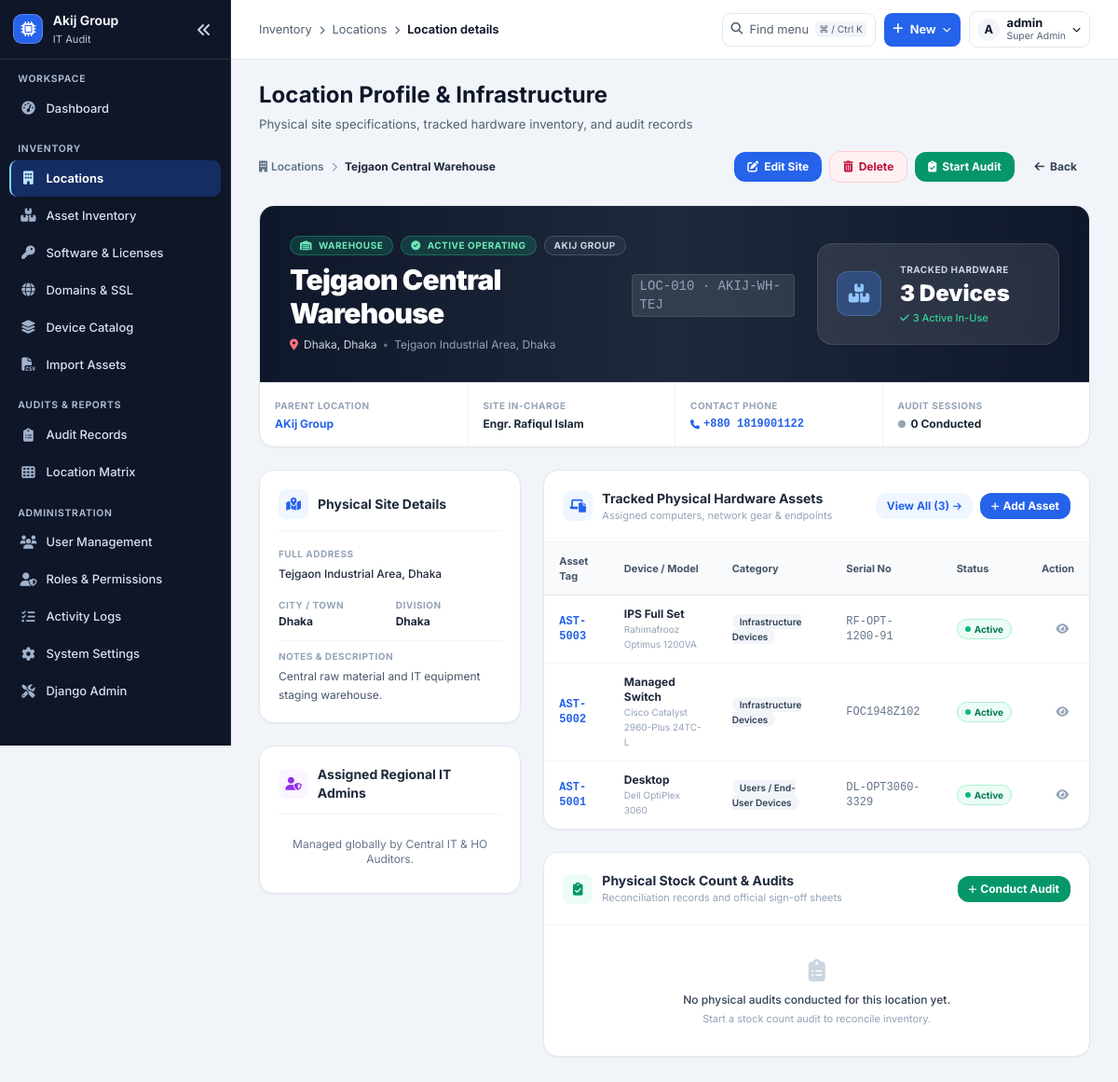
Page /locations/6/ (signed in) on the earlier database version.
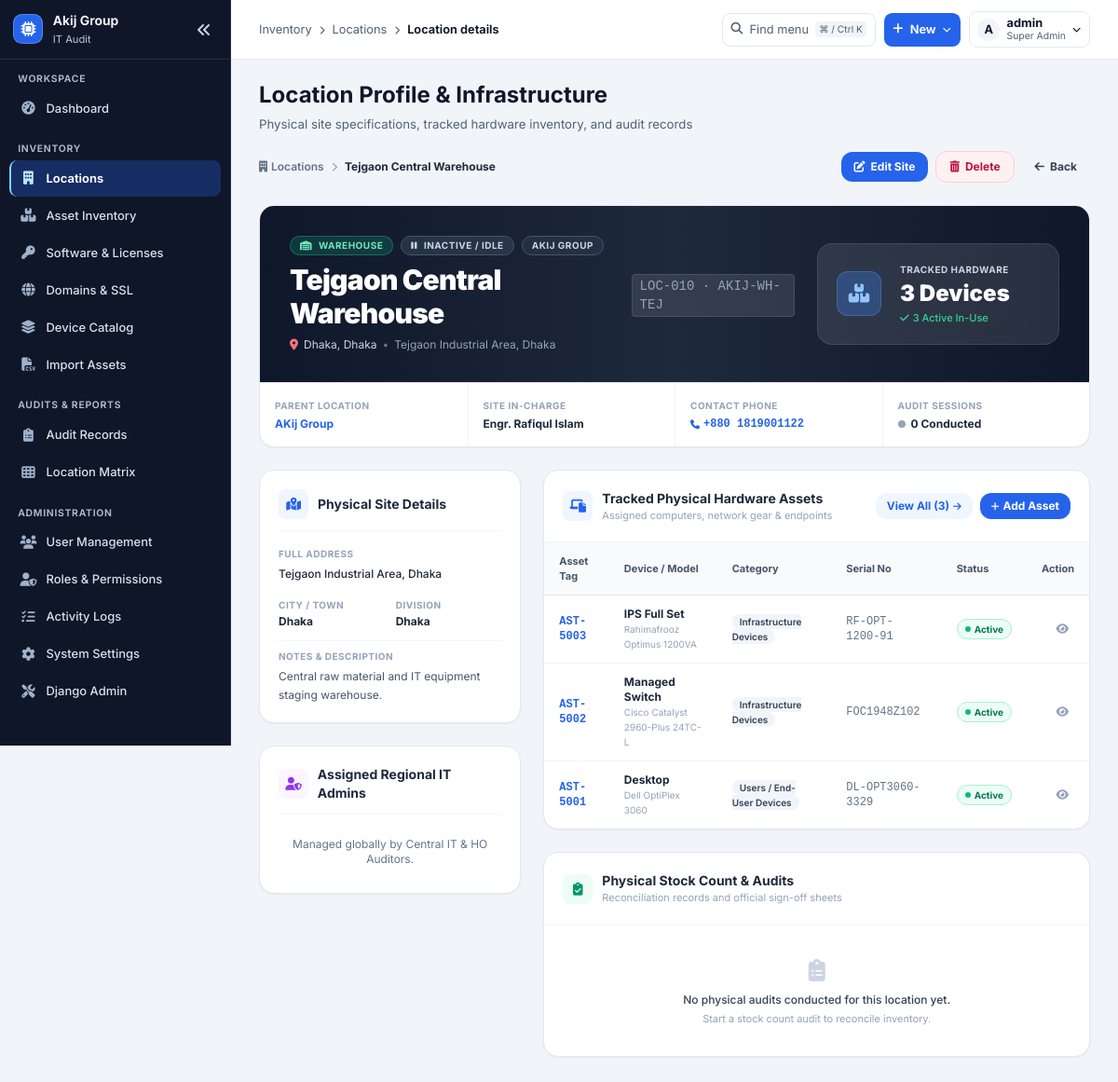
Same page on the later database version.
### apps/locations/views.py (the view)
# urls.py: path('locations/<int:loc_id>/', location_detail_view, name='location_detail'),
@roles_required(*DASHBOARD_ROUTES)
@require_safe
def location_detail_view(request, loc_id):
    visible = visible_locations(request.user)
    location = get_object_or_404(visible.select_related('company', 'parent_location'), pk=loc_id)
    assets = location.assets.select_related('device_type__category', 'owning_company').order_by('-created_at')
    total_assets = assets.count()
    active_assets = assets.filter(is_active=True).count()
    audits = location.audit_sessions.order_by('-audit_date')
    total_audits = audits.count()
    latest_audit = audits.first()
    sub_locations = location.sub_locations.select_related('company').all()
    assigned_users = location.assigned_profiles.select_related('user').all()
    return render(request, 'locations/location_detail.html', {
        'location': location,
        'assets': assets[:20],
        'total_assets': total_assets,
        'active_assets': active_assets,
        'audits': audits,
        'total_audits': total_audits,
        'latest_audit': latest_audit,
        'sub_locations': sub_locations,
        'assigned_users': assigned_users,
    })

### apps/accounts/access.py (called while the page is built, shortened)
def role_for(user):
    if not user.is_authenticated or not user.is_active:
        return None
    if user.is_superuser:
        return Role.SUPER_ADMIN

def roles_required(*roles):
    def decorate(view):
        @login_required
        @wraps(view)
        def checked(request, *args, **kwargs):
            if role_for(request.user) not in roles:
                raise PermissionDenied
            return view(request, *args, **kwargs)
        return checked
    return decorate

def visible_locations(user):
    role = role_for(user)
    if role in CENTRAL_ROLES:
        return Location.objects.all()
    if role in LOCAL_TYPES:
        return user.profile.assigned_locations.filter(location_type=LOCAL_TYPES[role])
    return Location.objects.none()

### apps/common/models.py (called while the page is built)
    @classmethod
    def current(cls):
        return cls.objects.filter(pk=1).first() or cls(pk=1)

### apps/common/preferences.py (called while the page is built)
def request_preferences(request):
    if not hasattr(request, 'system_preferences'):
        request.system_preferences = preferences()
    return request.system_preferences

### templates/locations/location_detail.html (shortened to what the changed rows need)
{% extends 'base.html' %}
{% load static %}
{% block header_title %}Location Profile &amp; Infrastructure{% endblock %}
{% block content %}
<div class="max-w-6xl mx-auto space-y-6">
    <div class="flex items-center justify-between">
        <div class="flex items-center space-x-2">
            {% if location.is_active %}
            <a href="{% url 'audit_create' %}?location={{ location.id }}" class="bg-emerald-600 hover:bg-emerald-700 text-white font-bold py-2 px-3.5 rounded-xl transition flex items-center space-x-1.5 text-xs shadow-xs">
                <i class="fa-solid fa-clipboard-check"></i>
                <span>Start Audit</span>
            </a>
            {% endif %}
        </div>
    </div>
    <div class="bg-white rounded-2xl border border-slate-200 shadow-sm overflow-hidden">
        <div class="p-6 md:p-8 bg-gradient-to-r from-slate-900 via-slate-800 to-slate-900 text-white relative">
            <div class="flex flex-col md:flex-row md:items-center justify-between gap-6">
                <div>
                    <div class="flex items-center gap-2 mb-2 flex-wrap">
                        <span class="px-2.5 py-0.5 rounded-full text-[10px] font-bold uppercase tracking-wider
                            {% if location.location_type == 'HEAD_OFFICE' %}bg-purple-500/20 text-purple-300 border border-purple-400/30
                            {% elif location.location_type == 'FACTORY' %}bg-blue-500/20 text-blue-300 border border-blue-400/30
                            {% elif location.location_type == 'WAREHOUSE' %}bg-emerald-500/20 text-emerald-300 border border-emerald-400/30
                            {% elif location.location_type == 'DEPOT' %}bg-amber-500/20 text-amber-300 border border-amber-400/30
                            {% else %}bg-sky-500/20 text-sky-300 border border-sky-400/30{% endif %}">
                            <i class="fa-solid
                                {% if location.location_type == 'HEAD_OFFICE' %}fa-landmark
                                {% elif location.location_type == 'FACTORY' %}fa-industry
                                {% elif location.location_type == 'WAREHOUSE' %}fa-warehouse
                                {% elif location.location_type == 'DEPOT' %}fa-truck-ramp-box
                                {% else %}fa-store{% endif %} mr-1"></i>
                            {{ location.get_location_type_display }}
                        </span>
                        {% if location.is_active %}
                        <span class="px-2.5 py-0.5 rounded-full text-[10px] font-bold uppercase tracking-wider bg-emerald-500/20 text-emerald-300 border border-emerald-400/30">
                            <i class="fa-solid fa-circle-check mr-1"></i> Active Operating
                        </span>
                        {% else %}
                        <span class="px-2.5 py-0.5 rounded-full text-[10px] font-bold uppercase tracking-wider bg-slate-700/60 text-slate-300 border border-slate-600">
                            <i class="fa-solid fa-pause mr-1"></i> Inactive / Idle
                        </span>
                        {% endif %}
                        <span class="px-2.5 py-0.5 rounded-full text-[10px] font-bold uppercase tracking-wider bg-slate-700/40 text-slate-300 border border-slate-600">
                            {{ location.company.name }}
                        </span>
                    </div>
                    <div class="flex items-baseline gap-3">
                        <h1 class="text-2xl sm:text-3xl font-black tracking-tight">{{ location.name }}</h1>
                    </div>
                </div>
            </div>
        </div>
    </div>
    <div class="grid grid-cols-1 lg:grid-cols-3 gap-6">
        <div class="lg:col-span-2 space-y-6">
            <div class="bg-white rounded-2xl border border-slate-200 shadow-sm overflow-hidden">
                {% if assets %}
                <div class="overflow-x-auto">
                    <table class="w-full text-left text-xs">
                        <thead class="bg-slate-50 text-slate-600 font-semibold border-b border-slate-200 text-[11px]">
                            <tr>
                                <th class="px-4 py-3">Asset Tag</th>
                                <th class="px-4 py-3">Device / Model</th>
                                <th class="px-4 py-3">Category</th>
                                <th class="px-4 py-3">Serial No</th>
                                <th class="px-4 py-3">Status</th>
                                <th class="px-4 py-3 text-right">Action</th>
                            </tr>
                        </thead>
                    </table>
                </div>
                {% endif %}
            </div>
            <div class="bg-white rounded-2xl border border-slate-200 shadow-sm overflow-hidden">
                <div class="p-5 flex items-center justify-between border-b border-slate-100">
                    {% if location.is_active %}
                    <a href="{% url 'audit_create' %}?location={{ location.id }}" class="text-xs font-bold text-white bg-emerald-600 hover:bg-emerald-700 px-3 py-1.5 rounded-xl transition flex items-center gap-1 shadow-xs">
                        <i class="fa-solid fa-plus text-[10px]"></i>
                        <span>Conduct Audit</span>
                    </a>
                    {% endif %}
                </div>
            </div>
        </div>
    </div>
</div>
{% endblock %}

Differences in the rows shown:
changed Location "Tejgaon Central Warehouse": is_active True → False (drawn)
Other differences:
text no longer shown: "Start Audit ACTIVE OPERATING Conduct Audit"
text now shown: "INACTIVE / IDLE"
